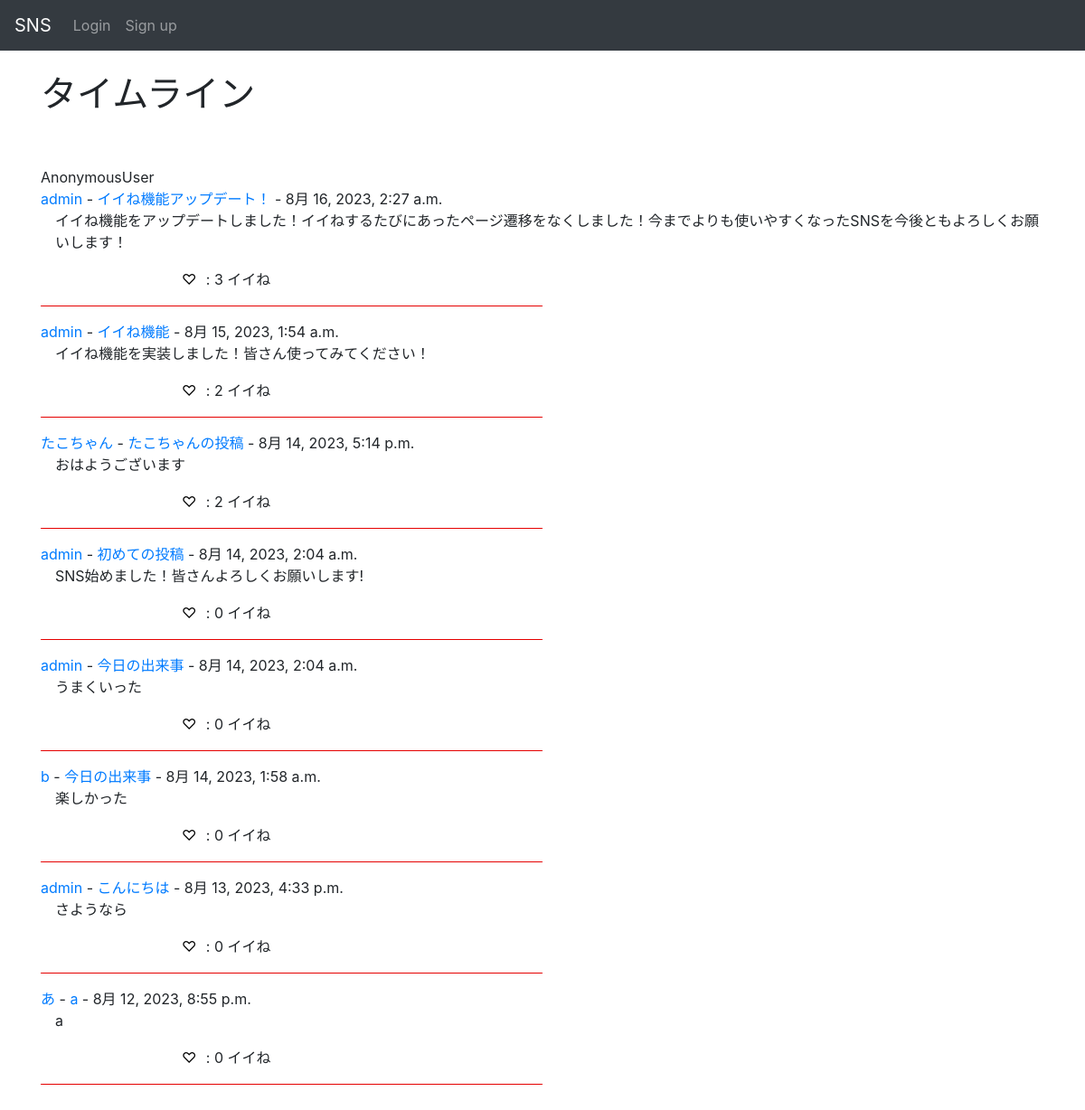
Screenshot of /sns/ with the database file from the repository.
### sns/models.py (models this page shows, shortened)
class Post(models.Model):
    id = models.UUIDField(primary_key=True, default=uuid.uuid4, editable=False)
    title = models.CharField(max_length=50)
    detail = models.CharField(max_length=255)
    author = models.ForeignKey(
        get_user_model(),
        on_delete=models.CASCADE
    )
    created_at = models.DateTimeField(auto_now_add=True)
    good_num = models.IntegerField(default=0)

### accounts/models.py (models this page shows, shortened)
class CustomUser(AbstractBaseUser, PermissionsMixin):
    id = models.UUIDField(primary_key=True, default=uuid.uuid4, editable=False)
    email = models.EmailField(_("email address"), unique=True, blank=True)
    is_staff = models.BooleanField(
        _("staff status"),
        default=False,
        help_text=_("Designates whether the user can log into this admin site."),
    )
    username = models.CharField(_("username"), max_length=50)
    usertag = models.CharField(_("usertag"), max_length=16, default=randomname(16), unique=True)
    created_at = models.DateTimeField(auto_now_add=True)
    objects = CustomUserManager()
    EMAIL_FIELD = "email"
    USERNAME_FIELD = "email"
    REQUIRED_FIELDS = ["username", "usertag"]
    class Meta:
        verbose_name = _("user")
        verbose_name_plural = _("users")
    def __str__(self):
        return self.username

### sns/views.py (the view, shortened to what this page needs)
# urls.py: path("", views.IndexView.as_view(), name="index"),
class IndexView(generic.ListView):
    model = Post
    def get_context_data(self, *args, **kwargs: Any):
        context = super().get_context_data(*args, **kwargs)
        if self.request.user.is_anonymous:
            return context

### sns/templates/sns/post_list.html (shortened to what this page needs)
{% extends 'base.html' %}
{% block content %}
<h1>タイムライン</h1><br><br>
{{ request.user }}
<div>
    {% load static %}
    {% for post in object_list reversed %}
        <a href='{% url "accounts:user" post.author.pk%}'>
            {{ post.author }}
        </a>-
        <a href='{% url "sns:post" post.pk %}'>
            {{ post.title }}
        </a>-
            {{ post.created_at }}
        <br>
        <p>
            {{ post.detail }}
        </p>
        <p style="margin-left:150px">
        {% if request.user.is_anonymous %}
            <button onClick="location.href='{% url 'sns:good' post.id 1 %}'" class="good">♡</button>
        {% endif %}
        : <span id="num_{{ post.id }}">{{ post.good_num }}</span> イイね
        <hr size="30" color="red" width="50%" align="left">
        </p>
    {% endfor %}
</div>
<br>
<br>
<br>
{% endblock %}

### templates/base.html (style rules this page uses)
body { padding-top : 80px }

### sns/templates/sns/post_list.html (style rules this page uses)
p { margin-left:1rem; }
.good, .good:focus, .good:hover { border: none; outline: none; background: none; }

### rows the page displays
Post: author "admin", title "イイね機能アップデート！", created_at "8月 16, 2023, 2:27 a.m.", detail "イイね機能をアップデートしました！イイねするたびにあったページ遷移をなくしました！今までよりも使いやすくなったSNSを今後ともよろしくお願いします！", good_num "3"
Post: author "admin", title "イイね機能", created_at "8月 15, 2023, 1:54 a.m.", detail "イイね機能を実装しました！皆さん使ってみてください！", good_num "2"
Post: author "たこちゃん", title "たこちゃんの投稿", created_at "8月 14, 2023, 5:14 p.m.", detail "おはようございます", good_num "2"
Post: author "admin", title "初めての投稿", created_at "8月 14, 2023, 2:04 a.m.", detail "SNS始めました！皆さんよろしくお願いします!", good_num "0"
Post: author "admin", title "今日の出来事", created_at "8月 14, 2023, 2:04 a.m.", detail "うまくいった", good_num "0"
Post: author "b", title "今日の出来事", created_at "8月 14, 2023, 1:58 a.m.", detail "楽しかった", good_num "0"
Post: author "admin", title "こんにちは", created_at "8月 13, 2023, 4:33 p.m.", detail "さようなら", good_num "0"
Post: author "あ", title "a", created_at "8月 12, 2023, 8:55 p.m.", detail "a", good_num "0"

### other values shown
{{ request.user }} "AnonymousUser"
